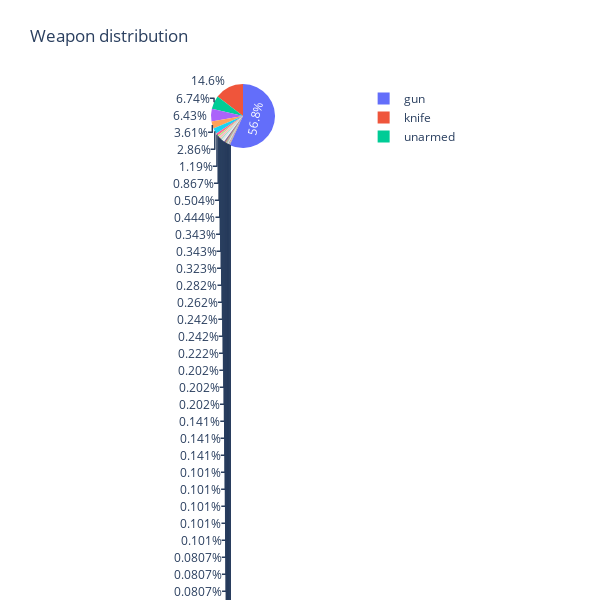

Source (notebook cell):
### Code cell
pie_me = df['armed'].value_counts().reset_index()
pie_me.columns = ['armed', 'count']

fig = px.pie(
    pie_me, 
    values='count', 
    names='armed',  
    title='Weapon distribution', 
    width=600, 
    height=600
)

fig.show()

### Figure 1 — Plotly figure (JSON) as saved in the notebook; plotly's stock layout.template omitted (floating-point values rounded to 4 significant figures)
{"data": [{"domain": {"x": [0, 1], "y": [0, 1]}, "hovertemplate": "armed=%{label}<br>count=%{value}<extra></extra>", "labels": ["gun", "knife", "unarmed", "undetermined", "toy weapon", "vehicle", "unknown weapon", "machete", "Taser", "sword", "ax", "baseball bat", "gun and knife", "hammer", "metal pipe", "box cutter", "sharp object", "screwdriver", "hatchet", "gun and car", "gun and vehicle", "scissors", "crossbow", "shovel", "blunt object", "piece of wood", "pipe", "baton", "rock", "straight edge razor", "meat cleaver", "crowbar", "pick-axe", "vehicle and gun", "chair", "samurai sword", "metal pole", "metal stick", "pellet gun", "Airsoft pistol", "beer bottle", "metal object", "chain", "BB gun", "guns and explosives", "brick", "pole and knife", "hatchet and gun", "flashlight", "pole", "chain saw", "pitchfork", "bottle", "vehicle and machete", "lawn mower blade", "gun and sword", "gun and machete", "grenade", "motorcycle", "cordless drill", "machete and gun", "spear", "nail gun", "pen", "carjack", "BB gun and vehicle", "bayonet", "baseball bat and bottle", "flagpole", "bow and arrow", "tire iron", "contractor's level", "oar", "pepper spray", "ice pick", "barstool", "walking stick", "incendiary device", "metal hand tool", "baseball bat and fireplace poker", "wrench", "fireworks", "wasp spray", "chainsaw", "metal rake", "air conditioner", "hand torch", "stapler", "glass shard", "air pistol", "bean-bag gun", "garden tool"], "legendgroup": "", "name": "", "showlegend": true, "type": "pie", "values": [2814, 725, 334, 319, 179, 142, 59, 43, 25, 22, 17, 17, 16, 14, 13, 12, 12, 11, 10, 10, 10, 7, 7, 7, 5, 5, 5, 5, 5, 4, 4, 4, 4, 4, 4, 3, 3, 3, 3, 3, 3, 3, 3, 3, 3, 2, 2, 2, 2, 2, 2, 2, 1, 1, 1, 1, 1, 1, 1, 1, 1, 1, 1, 1, 1, 1, 1, 1, 1, 1, 1, 1, 1, 1, 1, 1, 1, 1, 1, 1, 1, 1, 1, 1, 1, 1, 1, 1, 1, 1, 1, 1]}], "layout": {"height": 600, "legend": {"tracegroupgap": 0}, "title": {"text": "Weapon distribution"}, "width": 600}}
